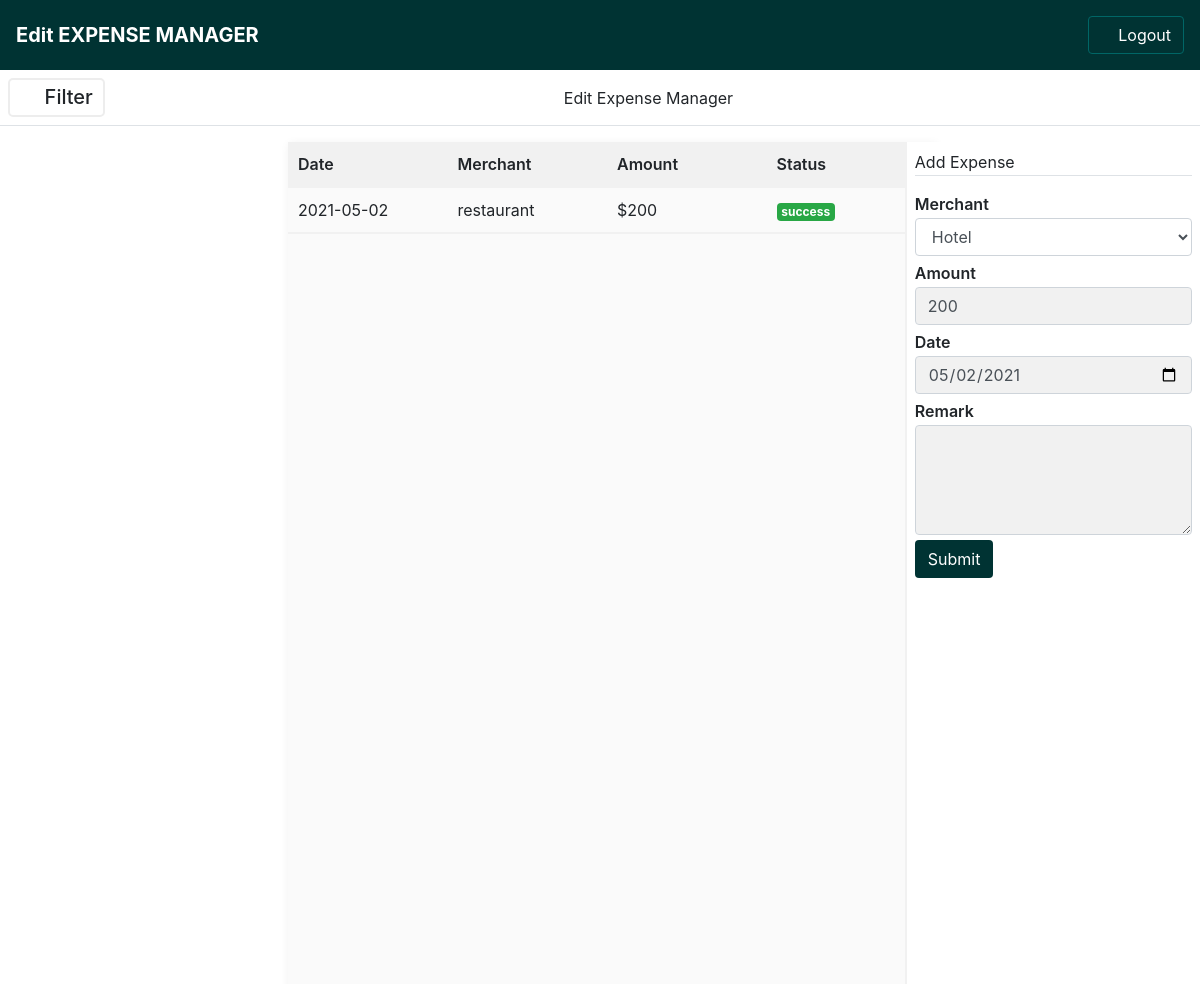
/edit?view=2, run on the app's committed database.
### main.py (models this page shows, shortened)
class Expenses(db.Model):
    __tablename__ = "expenses"
    id = db.Column(db.Integer, primary_key=True)
    merchant = db.Column(db.String, nullable=False)
    amount = db.Column(db.Integer, nullable=False)
    date = db.Column(db.String, nullable=False)
    remark = db.Column(db.String, nullable=False)

### main.py (the view, shortened to what this page needs)
@app.route('/edit', methods=['GET', 'POST'])
def edit():
    user_id = request.args.get('view')
    single = Expenses.query.filter_by(id=user_id).first()
    return render_template('edit.html', record=single)

### templates/edit.html (shortened to what this page needs)
<!DOCTYPE html>
<html xmlns="http://www.w3.org/1999/html" xmlns="http://www.w3.org/1999/html">
	<head>
	<link rel="stylesheet" href="{{url_for ('static', filename= 'assets/css/bootstrap.min.css') }}">
	<link rel="stylesheet" type="text/css" href="{{url_for ('static', filename= 'assets/css/font-awesome.min.css') }}">
	<link rel="stylesheet" type="text/css" href="{{url_for ('static', filename= 'assets/css/style.css') }}">
	</head>
<body>
	<header class="sticky-top">
			<nav class="d-flex p-3 bg-color align-items-center">
				<div class="brand">
					<h5 class="text-white font-weight-bold">Edit EXPENSE MANAGER</h5>
				</div>
				<div class="tab ml-auto">
					<a  href="{{ url_for('logout') }}" class="btn bg-outline text-white">
						<i class="fa fa-power-off"></i>
						Logout
					</a>
				</div>
			</nav>
		</header>
	<div class="container-fluid">
		<main class="main">
			<nav class="p-2 border-bottom d-flex align-items-center">
				<div class="filter-toggle d-flex align-items-center" onclick="openFilter()">
					<span class="mr-2" id="filter-toggler">
						<i class="fa fa-filter fa-lg"></i>
					</span>
					<h5 class="">Filter</h5>
				</div>
				<div class="mx-auto">
					Edit Expense Manager
				</div>
			</nav>
	<section class="p-0 expense-board">
				<form action="{{url_for('edit')}}" method="POST" class="mt-3">
					<div class="board" id="board">
						<div class="exp-tbl">
							<ul class="tbl-head sticky-top">
								<li class="tbl-item">Date</li>
								<li class="tbl-item">Merchant</li>
								<li class="tbl-item">Amount</li>
								<li class="tbl-item">Status</li>
							</ul>
								<div class="tbl-body w-100 scrollable">
										<ul class="tbl-row">
												<li class="tbl-item">{{record.date}}</li>
												<li class="tbl-item">{{record.merchant}}</li>
												<li class="tbl-item">${{record.amount}}</li>
												<li class="tbl-item">
													<span class="badge badge-success">success</span>
												</li>
										</ul>
								</div>
						</div>
					</div>
				</form>
			</section>
			<section class="add-expense">
					<div class="p-2">
						<div class="border-bottom">
							<p class="p-">Add Expense</p>
						</div>
						<form action="{{url_for('edit')}}" method="POST" class="mt-3">
							<div class="form-group">
                        <label for="from" class="form-label">Merchant</label>
                        <select  class="form-control" name="merchant">
                            <option value="hotel">Hotel</option>
                        </select>
                    </div>
                    <div class="form-group ">
                        <label for="from" class="form-label">Amount</label>
                        <input type="number" value="{{record.amount}}" name="amount" min="0" max="1000000000" class="form-control" />
                    </div>
                    <div class="form-group">
                        <label for="from" class="form-label">Date</label>
                        <input type="date" value="{{record.date}}" name="date" class="form-control" />
                    </div>
                    <div class="form-group">
                        <label for="from" class="form-label">Remark</label>
                        <textarea name="remark" class="form-control" maxlength="1500" rows="4"></textarea>
                    </div>
                    <div class="form-group">
                        <button type="submit" class="btn bg-color">
                            Submit
                        </button>
                    </div>
						</form>
					</div>
				</section>
			</main>
	</div>
</body>
</html>

### static/assets/css/style.css (style rules this page uses)
a,a:hover { text-decoration: none; }
.bg-color { background-color: #003333; color: #fff; }
.container-fluid,.row { padding: 0; margin: 0; }
p,h1,h2,h3,h4,h5,h6 { margin-bottom: 1px; }
label.form-label { margin-bottom: 2px; font-weight: 600; }
input.form-control,textarea.form-control { background-color: #f1f1f1; }
.form-group { margin-bottom: 5px; }
.bg-color a.bg-outline { border-color: #006666; }
.filter-toggle { cursor: pointer; border-radius: 5px; padding: 5px 10px; background-color: #fff; border: 2px solid #ededed; }
.add-expense { position: fixed; right: 0; white-space: nowrap; background-color: #fff; height: 100%; border-left: 2px solid #f1f1f1; overflow: auto; }
.expense-board .board { margin-left: 18em; position: fixed; width: 54%; height: 100%; white-space: nowrap; overflow-y: auto; box-shadow: 1px 2px 9px #eee; background-color: #fafafa; }
.scrollable { height: 100%; position: absolute; overflow: auto; }
.exp-tbl .tbl-head { background-color: #f1f1f1; }
.exp-tbl .tbl-head,.exp-tbl .tbl-row { list-style-type: none; display: flex; margin-bottom: 0; padding: 5px; align-items: center; border-bottom: 2px solid #f1f1f1; }
.exp-tbl .tbl-head .tbl-item,.exp-tbl .tbl-row .tbl-item { flex: 1; padding: 5px; }
.exp-tbl .tbl-head .tbl-item { font-weight: 600; }
@media screen and (min-width: 1071px) { .add-expense { width: 24.6%; } }

### data on the page
Expenses: date "2021-05-02", merchant "restaurant", amount "200", date "05/02/2021"
